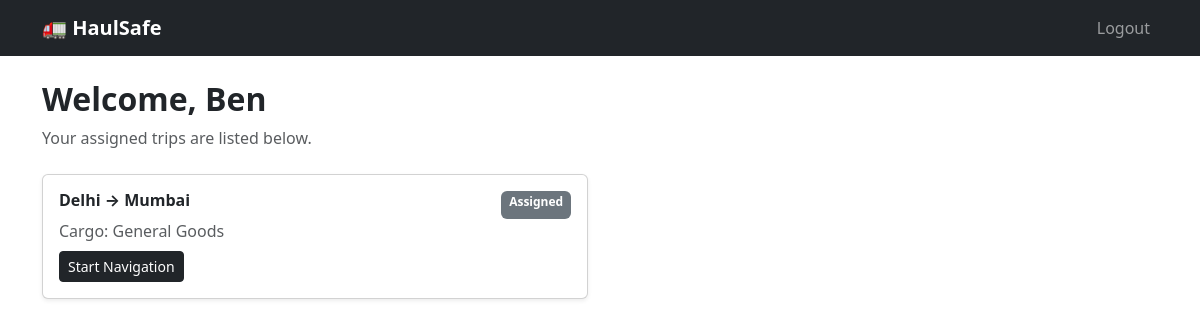
Screenshot of /driver (signed in) with the database file from the repository.
### tables this page shows
CREATE TABLE trips (
            id INTEGER PRIMARY KEY AUTOINCREMENT,
            manager_id INTEGER NOT NULL,
            driver_id INTEGER,
            origin TEXT NOT NULL,
            destination TEXT NOT NULL,
            cargo_type TEXT NOT NULL,
            cargo_fragile INTEGER DEFAULT 0,
            cargo_temp_sensitive INTEGER DEFAULT 0,
            status TEXT DEFAULT 'planned',
            created_at TIMESTAMP DEFAULT CURRENT_TIMESTAMP,
            FOREIGN KEY (manager_id) REFERENCES users(id),
            FOREIGN KEY (driver_id) REFERENCES users(id)
        );

### driver.py (the view)
@driver_bp.route('/driver')
@driver_required
def dashboard():
    db = get_db()
    trips = db.execute(
        'SELECT * FROM trips WHERE driver_id = ? ORDER BY created_at DESC',
        (session['user_id'],)
    ).fetchall()
    db.close()
    return render_template('driver_dashboard.html', trips=trips)

### database.py (called while the page is built)
def get_db():
    db = sqlite3.connect("haulsafe.db")
    db.row_factory = sqlite3.Row
    return db

### driver.py (called while the page is built)
def driver_required(f):
    @wraps(f)
    def decorated(*args, **kwargs):
        if not session.get('user_id') or session.get('role') != 'driver':
            return redirect('/login')
        return f(*args, **kwargs)
    return decorated

### templates/driver_dashboard.html (shortened to what this page needs)
{% extends "layout.html" %}
{% block content %}
<div class="mb-4">
    <h2 class="fw-bold">Welcome, {{ session['user_name'] }}</h2>
    <p class="text-muted">Your assigned trips are listed below.</p>
</div>
{% if trips %}
    <div class="row">
        {% for trip in trips %}
        <div class="col-md-6 mb-3">
            <div class="card shadow-sm">
                <div class="card-body">
                    <div class="d-flex justify-content-between">
                        <h6 class="fw-bold">{{ trip['origin'] }} → {{ trip['destination'] }}</h6>
                        <span class="badge bg-secondary">{{ trip['status'] }}</span>
                    </div>
                    <p class="text-muted mb-2">Cargo: {{ trip['cargo_type'] }}</p>
                    <a href="/driver/trip/{{ trip['id'] }}" class="btn btn-sm btn-dark">Start Navigation</a>
                </div>
            </div>
        </div>
        {% endfor %}
    </div>
{% else %}
    <div class="text-center py-5 text-muted">
        <p>No trips assigned to you yet.</p>
        <p>Your logistics manager will assign a trip to you.</p>
    </div>
{% endif %}
{% endblock %}

### rows the page displays
trips: origin "Delhi", destination "Mumbai", status "Assigned", cargo_type "General Goods"

### other values shown
{{ session['user_name'] }} "Ben"
